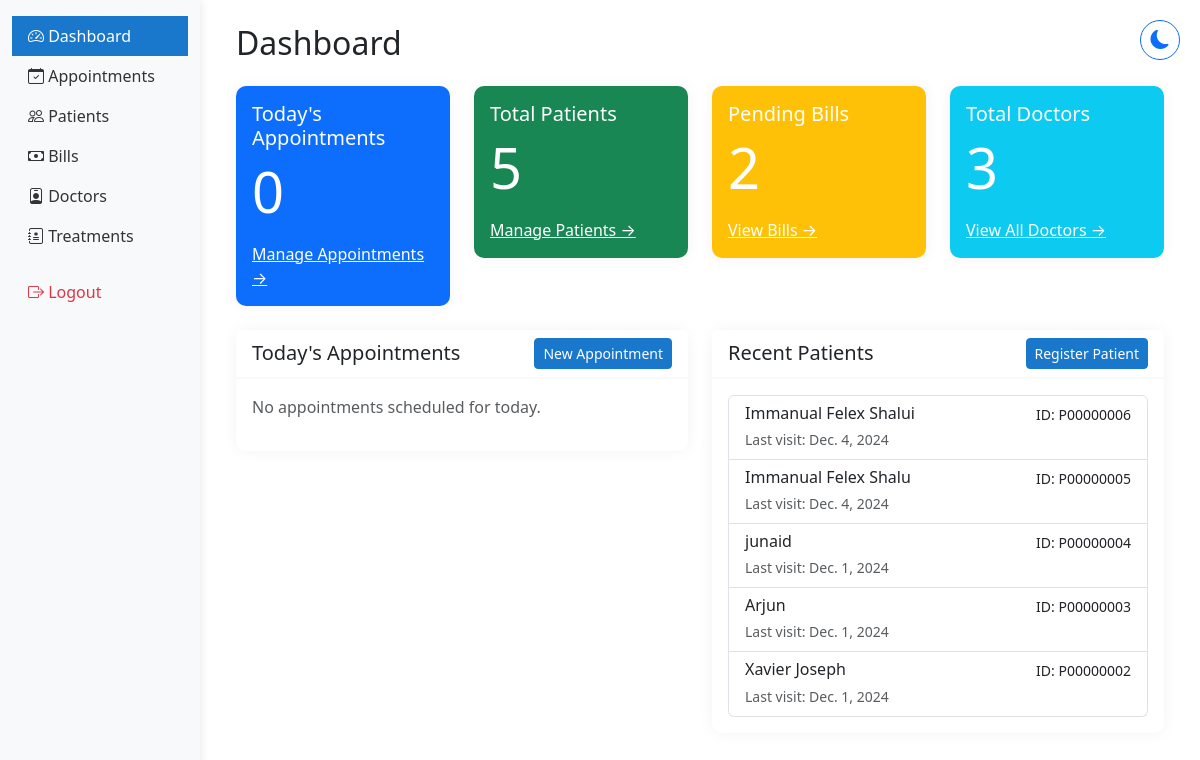
Before: /staff/dashboard/ (signed in) with the older database file.
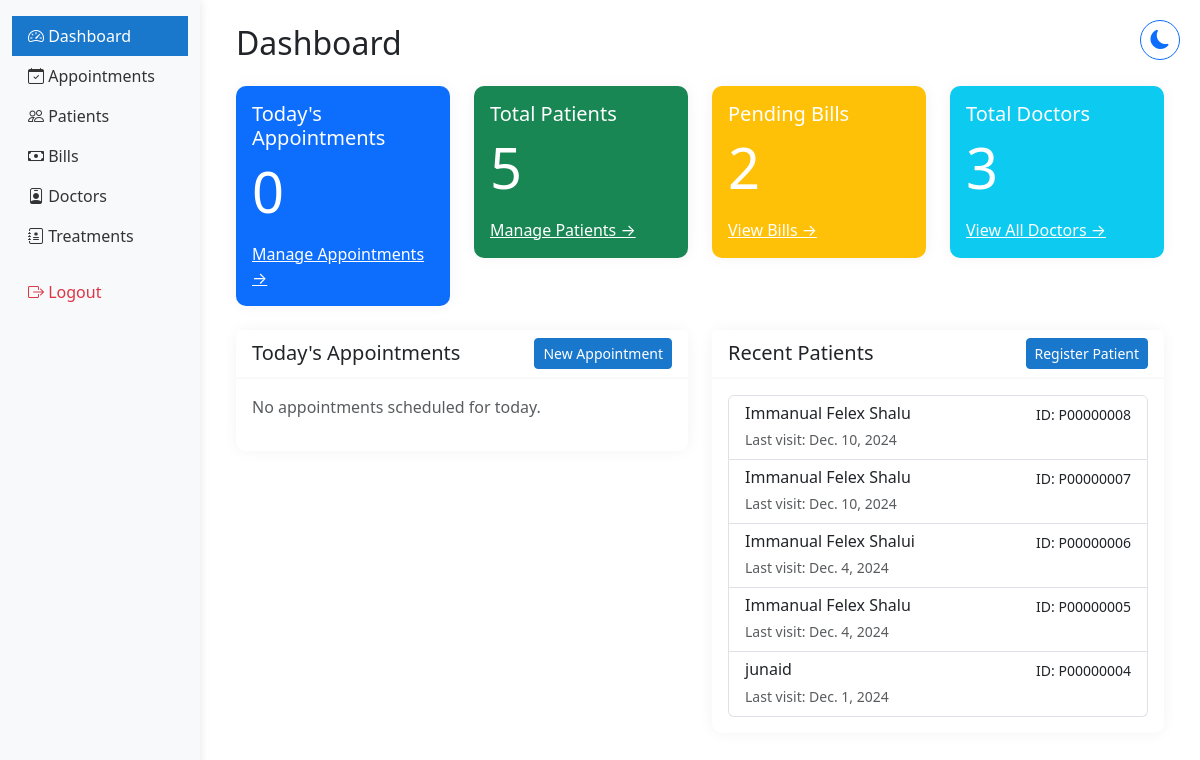
After: the same page with the newer database file.
### hmsapp/models.py (models this page shows, shortened)
class Patient(models.Model):
    BLOOD_GROUPS = [
        ('A+', 'A+'), ('A-', 'A-'),
        ('B+', 'B+'), ('B-', 'B-'),
        ('O+', 'O+'), ('O-', 'O-'),
        ('AB+', 'AB+'), ('AB-', 'AB-'),
    ]
    GENDER_CHOICES = [
        ('MALE', 'Male'),
        ('FEMALE', 'Female'),
        ('OTHER', 'Other'),
    ]
    user = models.OneToOneField(User, on_delete=models.CASCADE)  # Changed to OneToOneField
    patient_name = models.CharField(max_length=100)  # Removed blank=True
    date_of_birth = models.DateField()
    blood_group = models.CharField(max_length=5, choices=BLOOD_GROUPS)  # Added choices
    gender = models.CharField(max_length=10, choices=GENDER_CHOICES)  # Added choices
    nationality = models.CharField(max_length=50)
    referred_by = models.CharField(max_length=100, blank=True)
    phone_number = models.CharField(max_length=15, validators=[phone_regex])
    address = models.TextField(blank=True)
    emergency_contact_name = models.CharField(max_length=100)
    emergency_contact_phone = models.CharField(max_length=15, validators=[phone_regex])
    medical_history = models.TextField(blank=True)
    drug_allergies = models.TextField(blank=True)
    food_allergies = models.TextField(blank=True)
    created_at = models.DateTimeField(auto_now_add=True)
    updated_at = models.DateTimeField(auto_now=True)
    patient_id = models.CharField(max_length=9, unique=True, blank=True)
    profile_picture = models.ImageField(
        upload_to='patients/profile_pics/',
        null=True,
        blank=True,
        validators=[FileExtensionValidator(['jpg', 'jpeg', 'png'])]
    )
    age = models.IntegerField(null=True, blank=True)

### hmsapp/views.py (the view)
# urls.py: path('staff/dashboard/', views.staff_dashboard, name='staff_dashboard'),
@login_required
@staff_required
def staff_dashboard(request):
    context = {
        'staff': get_object_or_404(StaffProfile, user=request.user),
        'todays_appointments': Appointment.objects.filter(
            appointment_date=date.today()
        ).order_by('appointment_time'),
        'recent_patients': Patient.objects.order_by('-created_at')[:5],
        'pending_bills': Bill.objects.filter(
            payment_status__in=['UNPAID', 'PARTIALLY_PAID']
        ).count(),
        'total_doctors': DoctorProfile.objects.count()
    }
    return render(request, 'staff/staff_dashboard.html', context)

### hmsapp/context_processors.py (called while the page is built)
def base_template(request):
    if request.user.is_authenticated:
        if request.user.groups.filter(name='Doctors').exists():
            base_template = 'doctor/base_doctor.html'
        elif request.user.groups.filter(name='Administrators').exists():
            base_template = 'hosp_admin/base_admin.html'
        else:
            base_template = 'staff/base_staff.html'
    else:
        base_template = 'staff/base_staff.html'
    return {'base_template': base_template}

### hmsapp/templates/staff/staff_dashboard.html (shortened to what this page needs)
{% extends 'staff/base_staff.html' %}
{% block content %}
<div class="container-fluid py-4">
    <h1 class="h2 mb-4">Dashboard</h1>
    <div class="row mb-4">
        <div class="col-md-3">
            <div class="card text-white bg-primary">
                <div class="card-body">
                    <h5 class="card-title">Today's Appointments</h5>
                    <p class="card-text display-4">{{ todays_appointments.count }}</p>
                    <a href="{% url 'manage_appointments' %}" class="text-white">Manage Appointments →</a>
                </div>
            </div>
        </div>
        <div class="col-md-3">
            <div class="card text-white bg-success">
                <div class="card-body">
                    <h5 class="card-title">Total Patients</h5>
                    <p class="card-text display-4">{{ recent_patients.count }}</p>
                    <a href="{% url 'manage_patients' %}" class="text-white">Manage Patients →</a>
                </div>
            </div>
        </div>
        <div class="col-md-3">
            <div class="card text-white bg-warning">
                <div class="card-body">
                    <h5 class="card-title">Pending Bills</h5>
                    <p class="card-text display-4">{{ pending_bills }}</p>
                    <a href="{% url 'manage_bills' %}" class="text-white">View Bills →</a>
                </div>
            </div>
        </div>
        <div class="col-md-3">
            <div class="card text-white bg-info">
                <div class="card-body">
                    <h5 class="card-title">Total Doctors</h5>
                    <p class="card-text display-4">{{ total_doctors }}</p>
                    <a href="{% url 'all_doctors' %}" class="text-white">View All Doctors →</a>
                </div>
            </div>
        </div>
    </div>
    <div class="row">
        <div class="col-md-6">
            <div class="card">
                <div class="card-header d-flex justify-content-between align-items-center">
                    <h5 class="mb-0">Today's Appointments</h5>
                    <a href="{% url 'manage_appointments' %}" class="btn btn-sm btn-primary">New Appointment</a>
                </div>
                <div class="card-body">
                    {% if todays_appointments %}
                        <div class="list-group">
                        {% for appointment in todays_appointments %}
                            <a href="{% url 'view_appointment' appointment.id %}" class="list-group-item list-group-item-action">
                                <div class="d-flex w-100 justify-content-between">
                                    <h6 class="mb-1">{{ appointment.patient.patient_name }}</h6>
                                    <small>{{ appointment.appointment_time }}</small>
                                </div>
                                <p class="mb-1">Dr. {{ appointment.doctor.user.get_full_name }}</p>
                                <small class="text-muted">Status: {{ appointment.status }}</small>
                            </a>
                        {% endfor %}
                        </div>
                    {% else %}
                        <p class="text-muted">No appointments scheduled for today.</p>
                    {% endif %}
                </div>
            </div>
        </div>
        <div class="col-md-6">
            <div class="card">
                <div class="card-header d-flex justify-content-between align-items-center">
                    <h5 class="mb-0">Recent Patients</h5>
                    <a href="{% url 'manage_patients' %}" class="btn btn-sm btn-primary">Register Patient</a>
                </div>
                <div class="card-body">
                    {% if recent_patients %}
                        <div class="list-group">
                        {% for patient in recent_patients %}
                            <a href="{% url 'view_patient' patient.id %}" class="list-group-item list-group-item-action">
                                <div class="d-flex w-100 justify-content-between">
                                    <h6 class="mb-1">{{ patient.patient_name }}</h6>
                                    <small>ID: {{ patient.patient_id }}</small>
                                </div>
                                <small class="text-muted">Last visit: {{ patient.updated_at|date }}</small>
                            </a>
                        {% endfor %}
                        </div>
                    {% else %}
                        <p class="text-muted">No recent patients.</p>
                    {% endif %}
                </div>
            </div>
        </div>
    </div>
</div>
{% endblock %}

### hmsapp/templates/staff/base_staff.html (shortened to what this page needs)
{% load static %}
<!DOCTYPE html>
<html lang="en">
<head>
    <link href="{% static 'vendor/bootstrap/css/bootstrap.min.css' %}" rel="stylesheet">
    <link href="{% static 'vendor/bootstrap-icons/bootstrap-icons.css' %}" rel="stylesheet">
</head>
<body>
    <div class="theme-toggle position-fixed" style="top: 20px; right: 20px; z-index: 1000;">
        <button class="btn btn-outline-primary rounded-circle" id="themeToggle" onclick="toggleTheme()">
            <i class="bi bi-moon-fill"></i>
        </button>
    </div>
    <div class="container-fluid">
        <div class="row">
            <nav id="sidebar" class="col-md-3 col-lg-2 d-md-block bg-light sidebar">
                <div class="position-sticky pt-3">
                    <ul class="nav flex-column">
                        <li class="nav-item">
                            <a class="nav-link {% if request.resolver_match.url_name == 'staff_dashboard' %}active{% endif %}"
                               href="{% url 'staff_dashboard' %}">
                                <i class="bi bi-speedometer2"></i> Dashboard
                            </a>
                        </li>
                        <li class="nav-item">
                            <a class="nav-link {% if request.resolver_match.url_name == 'manage_appointments' %}active{% endif %}"
                               href="{% url 'manage_appointments' %}">
                                <i class="bi bi-calendar-check"></i> Appointments
                            </a>
                        </li>
                        <li class="nav-item">
                            <a class="nav-link {% if request.resolver_match.url_name == 'manage_patients' %}active{% endif %}"
                               href="{% url 'manage_patients' %}">
                                <i class="bi bi-people"></i> Patients
                            </a>
                        </li>
                        <li class="nav-item">
                            <a class="nav-link {% if request.resolver_match.url_name == 'manage_bills' %}active{% endif %}"
                               href="{% url 'manage_bills' %}">
                                <i class="bi bi-cash"></i> Bills
                            </a>
                        </li>
                        <li class="nav-item">
                            <a class="nav-link {% if request.resolver_match.url_name == 'all_doctors' %}active{% endif %}"
                               href="{% url 'all_doctors' %}">
                                <i class="bi bi-person-badge"></i> Doctors
                            </a>
                        </li>
                        <li class="nav-item">
                            <a class="nav-link {% if request.resolver_match.url_name == 'manage_treatments' %}active{% endif %}"
                               href="{% url 'manage_treatments' %}">
                                <i class="bi bi-journal-medical"></i> Treatments
                            </a>
                        </li>
                        <li class="nav-item mt-3">
                            <form method="post" action="{% url 'logout' %}">
                                <button type="submit" class="nav-link border-0 bg-transparent text-danger">
                                    <i class="bi bi-box-arrow-right"></i> Logout
                                </button>
                            </form>
                        </li>
                    </ul>
                </div>
            </nav>
            <main class="col-md-9 ms-sm-auto col-lg-10 px-md-4">
                {% block content %}{% endblock %}
            </main>
        </div>
    </div>
</body>
</html>

### hmsapp/templates/staff/base_staff.html (style rules this page uses)
.sidebar { min-height: 100vh; box-shadow: 0 0 10px rgba(0,0,0,0.1); }
.nav-link { color: #333; padding: 0.5rem 1rem; transition: all 0.3s ease; }
.nav-link.active { background-color: #1977cc; color: white; }
.card { border: none; box-shadow: 0 0 15px rgba(0,0,0,0.05); border-radius: 10px; }
.card-header { background-color: white; border-bottom: 2px solid #f8f9fa; }
.btn-primary { background-color: #1977cc; border-color: #1977cc; }
.theme-toggle .btn { width: 40px; height: 40px; padding: 0; display: flex; align-items: center; justify-content: center; }
.theme-toggle .btn i { font-size: 1.2rem; }

Changed rows visible on the page:
no longer on this page (row unchanged): Patient: patient_name "Arjun", patient_id "P00000003", updated_at "Dec. 1, 2024"
no longer on this page (row unchanged): Patient: patient_name "Xavier Joseph", patient_id "P00000002", updated_at "Dec. 1, 2024"
added Patient: patient_name "Immanual Felex Shalu", patient_id "P00000008", updated_at "Dec. 10, 2024"
added Patient: patient_name "Immanual Felex Shalu", patient_id "P00000007", updated_at "Dec. 10, 2024"
